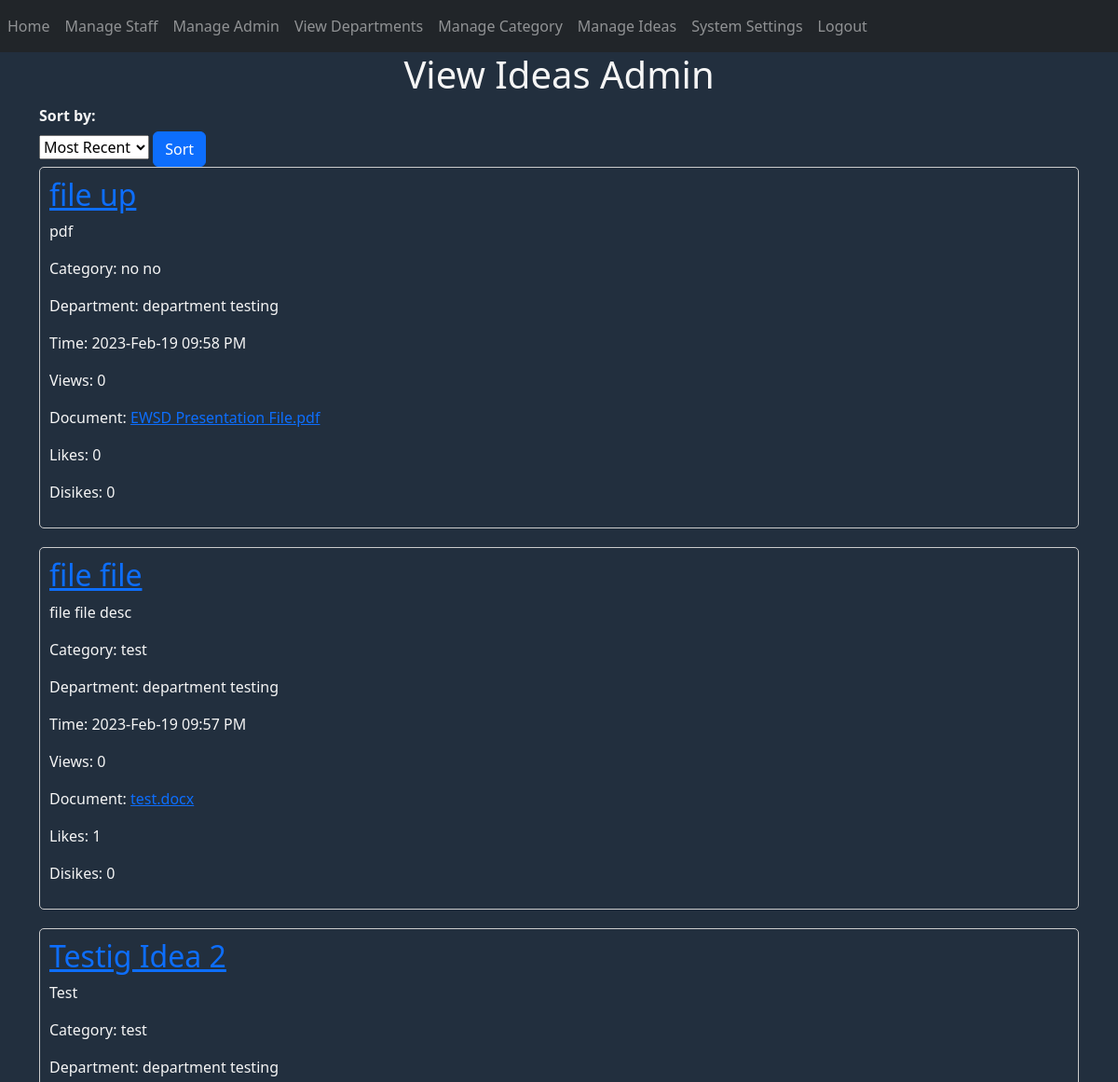
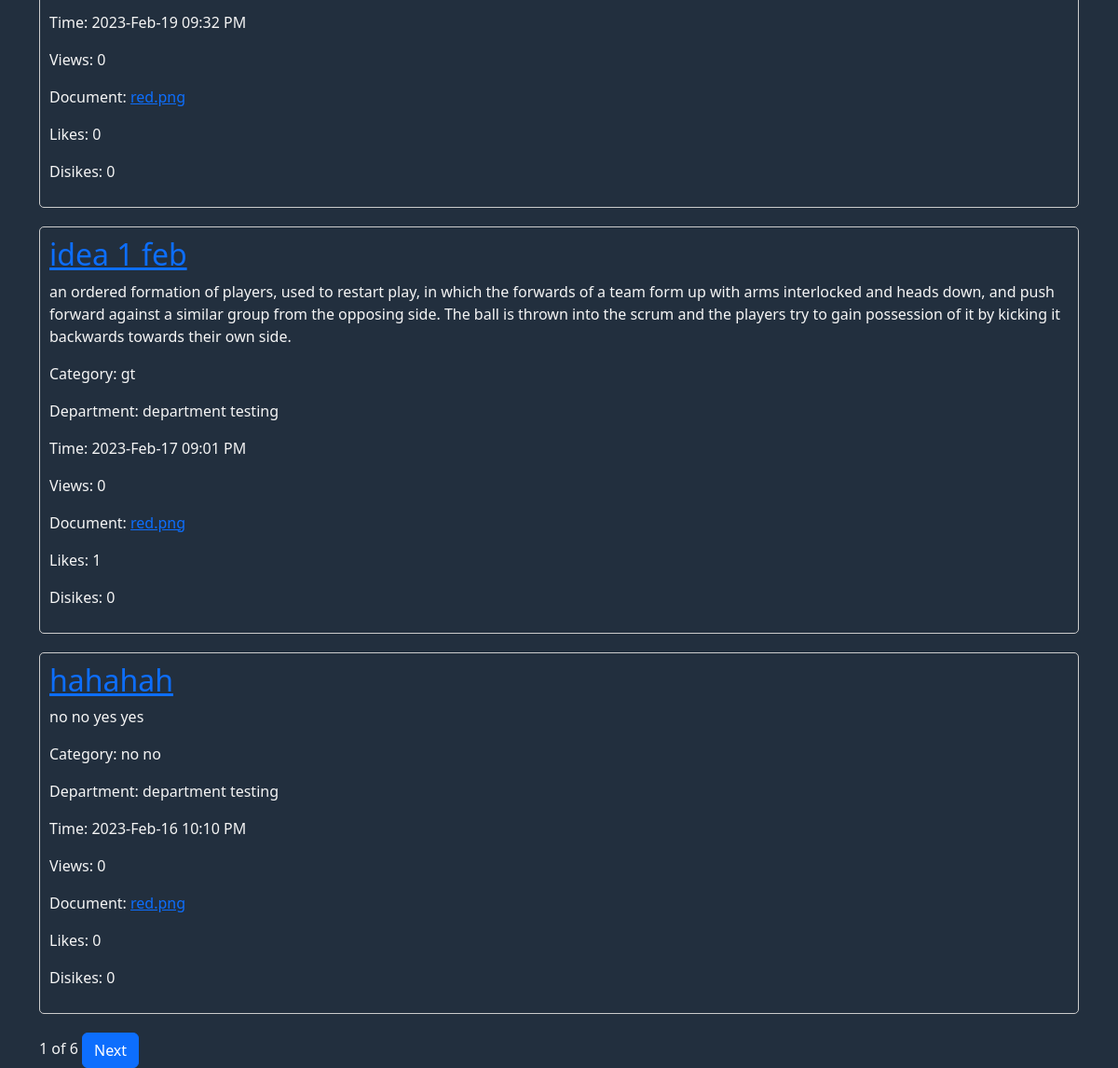
Page /admin-home (signed in) on the earlier database version (2 pictures, top to bottom).
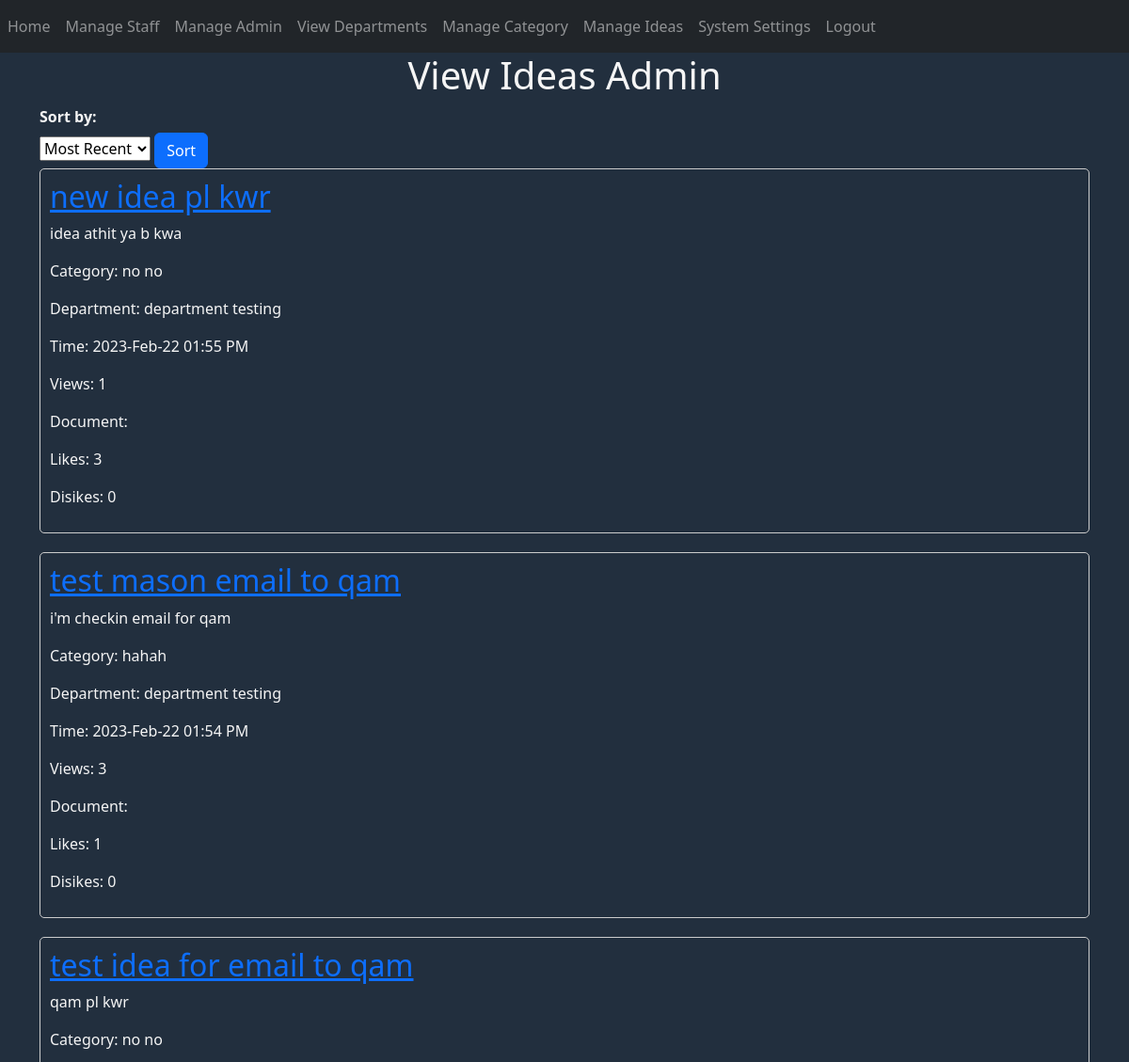
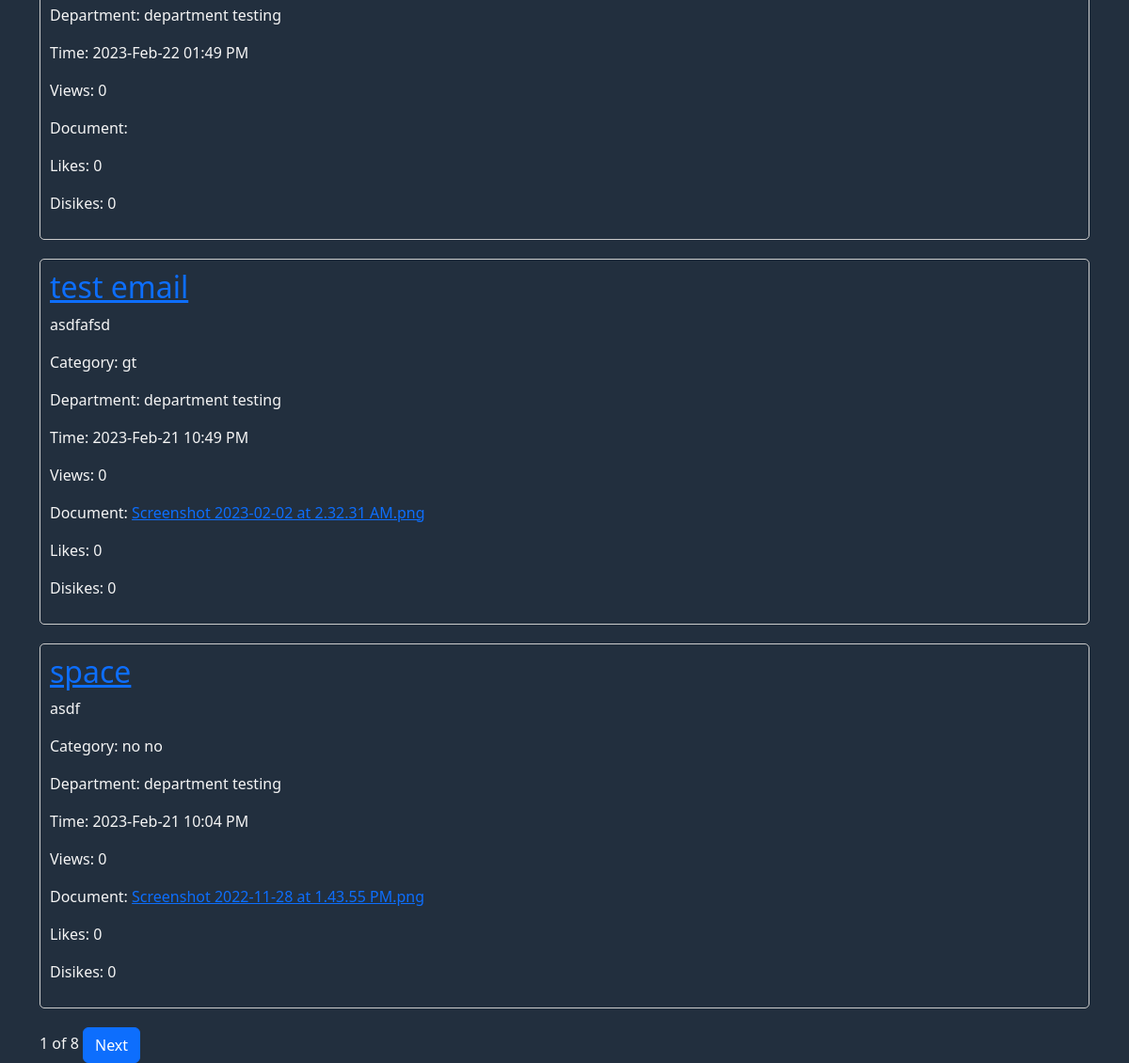
Same page on the later database version (2 pictures, top to bottom).
### website/models.py (models this page shows, shortened)
class Ideas(db.Model, UserMixin):
    id = db.Column(db.Integer, primary_key=True)
    staff_id = db.Column(db.Integer, db.ForeignKey('staff.id'))
    staff = db.relationship('Staff', backref='ideas')
    title = db.Column(db.String(150))
    category = db.Column(db.Integer, db.ForeignKey('category.id'))
    time = db.Column(db.DateTime(timezone=True), default=func.now())
    description = db.Column(db.String(1000))
    document = db.Column(db.String(150), nullable=False)
    anon = db.Column(Boolean, default=False)
    like = db.Column(db.Integer)
    dislike = db.Column(db.Integer)
    view_count = db.Column(db.Integer)
    comment_count = db.Column(db.Integer)
    comment = db.relationship('Comments')
    like_dislike_count = db.relationship('Like')

class Category(db.Model, UserMixin):
    id = db.Column(db.Integer, primary_key=True)
    name = db.Column(db.String(150))

class Staff(db.Model, UserMixin):
    id = db.Column(db.Integer, primary_key=True)
    name = db.Column(db.String(150))
    department = db.Column(db.Integer, db.ForeignKey('department.id'))
    nrc = db.Column(db.String(150))
    role = db.Column(db.String(150))
    email = db.Column(db.String(150), unique=True)
    phone_no = db.Column(db.String(150), unique=True)
    address = db.Column(db.String(255))
    username = db.Column(db.String(150))
    password = db.Column(db.String(150))
    notification = db.relationship('Notifications')
    idea = db.relationship('Ideas')
    comment = db.relationship('Comments')
    like_dislike_count = db.relationship('Like')

class Department(db.Model, UserMixin):
    id = db.Column(db.Integer, primary_key=True)
    name = db.Column(db.String(150))
    staff = db.relationship('Staff')

### website/auth.py (the view)
@auth.route('/admin-home', methods=['GET', 'POST'])
@login_required
def admin_home():
    page = request.args.get('page', 1, type=int)
    categories = Category.query.all()
    departments = Department.query.all()
    category_list = {}
    department_list = {}
    sort_option = request.args.get('sort', 'most_recent')
    if sort_option == 'most_viewed':
        ideas = Ideas.query.order_by(Ideas.view_count.desc()).paginate(page=page, per_page=5)
    elif sort_option == 'most_liked':
        ideas = Ideas.query.order_by(Ideas.like.desc()).paginate(page=page, per_page=5)
    else:
        ideas = Ideas.query.order_by(Ideas.time.desc()).paginate(page=page, per_page=5)
    for cat in categories:
        category_list[cat.id] = cat.name
    for dep in departments:
        department_list[dep.id] = dep.name
    print(department_list)
    return render_template('admin_home.html', ideas=ideas, user=current_user,
                           categories=category_list, departments=department_list)

### website/__init__.py (called while the page is built)
def create_app():
    app = Flask(__name__)
    app.config['SECRET_KEY'] = 'hjshjhdjah kjshkjdhjs'
    app.config['SQLALCHEMY_DATABASE_URI'] = f'sqlite:///{DB_NAME}'
    app.config['UPLOAD_FOLDER'] = "static/uploads/"
    db.init_app(app)
    from .views import views
    from .auth import auth
    app.register_blueprint(views, url_prefix='/')
    app.register_blueprint(auth, url_prefix='/')
    from .models import Staff, Department, Comments, Category, Notifications, Admin, Ideas, Like, Settings
    with app.app_context():
        db.create_all()
    login_manager = LoginManager()
    login_manager.login_view = 'auth.login'
    login_manager.init_app(app)
    @login_manager.user_loader
    def load_user(id):
        return Staff.query.get(int(id))
    return app

### website/templates/admin_home.html (shortened to what this page needs)
{% extends "base2.html" %}
{% block content %}
<h1 align="center">View Ideas Admin</h1>
<link rel="stylesheet" href="/static/ideas.css"/>
    <form method="get">
        <label for="sort">Sort by:</label>
        <select name="sort" id="sort">
            <option value="most_recent" selected>Most Recent</option>
        </select>
        <input type="submit" value="Sort" class="btn btn-primary">
    </form>
    <form method="POST">
      {% for idea in ideas.items %}
<div class="idea-box" id="idea-{{ idea.id }}" >
  <a href="{{ url_for('auth.idea_detail_admin', idea_id=idea.id) }}"><h2>{{ idea.title }}</h2></a>
  <p>{{ idea.description }}</p>
  <p>Category: {{ categories[idea.category] }}</p>
  <p>Department: {{ departments[idea.staff.department] }}</p>
  <p>Time: {{ idea.time.strftime('%Y-%b-%d %I:%M %p') }}</p>
    <p>Views: {{ idea.view_count }}</p>
  <p>Document: <a href="/static/uploads/{{idea.document}}">{{ idea.document }}</a></p>
    <p>Likes: {{ idea.like }}</p>
    <p>Disikes: {{ idea.dislike }}</p>
</div>
{% endfor %}
    </form>
    <span class="pagination-info">{{ ideas.page }} of {{ ideas.pages }}</span>
    {% if ideas.has_next %}
    <a href="{{ url_for('auth.admin_home', page=ideas.next_num) }}" class="btn btn-primary">Next</a>
    {% endif %}
{% endblock %}

Differences in the rows shown:
no longer on this page (row edited): Ideas: title "file up", description "pdf", category.name "no no", {{ departments[idea.staff.department] }} "department testing", time "2023-Feb-19 09:58 PM", view_count "0", document "EWSD Presentation File.pdf", like "0", dislike "0"
no longer on this page (row edited): Ideas: title "file file", description "file file desc", category.name "test", {{ departments[idea.staff.department] }} "department testing", time "2023-Feb-19 09:57 PM", view_count "0", document "test.docx", like "1", dislike "0"
no longer on this page (row unchanged): Ideas: title "Testig Idea 2", description "Test", category.name "test", {{ departments[idea.staff.department] }} "department testing", time "2023-Feb-19 09:32 PM", view_count "0", document "red.png", like "0", dislike "0"
no longer on this page (row unchanged): Ideas: title "idea 1 feb", description "an ordered formation of players, used to restart play, in which the forwards of a team form up with arms interlocked and heads down, and push forward against a similar group from the opposing side. The ball is thrown into the scrum and the players try to gain possession of it by kicking it backwards towards their own side.", category.name "gt", {{ departments[idea.staff.department] }} "department testing", time "2023-Feb-17 09:01 PM", view_count "0", document "red.png", like "1", dislike "0"
no longer on this page (row unchanged): Ideas: title "hahahah", description "no no yes yes", category.name "no no", {{ departments[idea.staff.department] }} "department testing", time "2023-Feb-16 10:10 PM", view_count "0", document "red.png", like "0", dislike "0"
added Ideas: title "new idea pl kwr", description "idea athit ya b kwa", category.name "no no", time "2023-Feb-22 01:55 PM", view_count "1", like "3", dislike "0"
now on this page (row unchanged): Staff: department.name "department testing"
added Ideas: title "test mason email to qam", description "i'm checkin email for qam", category.name "hahah", time "2023-Feb-22 01:54 PM", view_count "3", like "1", dislike "0"
added Ideas: title "test idea for email to qam", description "qam pl kwr", category.name "no no", {{ departments[idea.staff.department] }} "department testing", time "2023-Feb-22 01:49 PM", view_count "0", like "0", dislike "0"
added Ideas: title "test email", description "asdfafsd", category.name "gt", time "2023-Feb-21 10:49 PM", view_count "0", document "Screenshot 2023-02-02 at 2.32.31 AM.png", like "0", dislike "0"
added Staff: department.name "department testing"
added Ideas: title "space", description "asdf", category.name "no no", {{ departments[idea.staff.department] }} "department testing", time "2023-Feb-21 10:04 PM", view_count "0", document "Screenshot 2022-11-28 at 1.43.55 PM.png", like "0", dislike "0"
Other differences:
{{ ideas.pages }}: "6" → "8"
